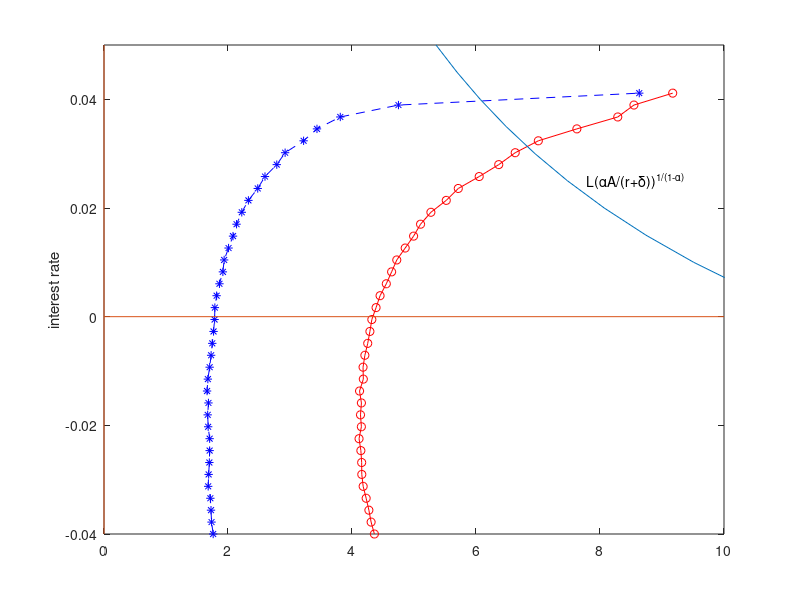

Recreate this plot in MATLAB.
% bewleyplot2.m

% revised from bewleyplot.m, now plot the case with iid labor income
% shocks

% bewleyplot.m plot the result of bewley99.m

% revised from bewley.m in task4

%%%%%%%%%%%%%%%%%%%%%%%%%%%%%%%%%%%%%%%%%%%%%%%%%%%%%%%%%%%%%%%%%%%%%%%%%%%
%
%				Aiyagari's model( with related Bewley models )
%
%%%%%%%%%%%%%%%%%%%%%%%%%%%%%%%%%%%%%%%%%%%%%%%%%%%%%%%%%%%%%%%%%%%%%%%%%%%
clear

load bewley99v2 % result from bewley99.m with A = 1

disp('family of Bewley models');
disp('');
%
%  set parameter values
%
mu     = 3;               % risk aversion              
beta   = 0.96;            % subjective discount factor 
delta  = 0.08;            % depreciation
A      = 1;               % productivity
alpha  = 0.36;            % capital's share of income


N        = 7;             % number of discretized states

% s1 and s2 are respectively the states for two discrete distribution,
% they share the same cdf, the same mean, var(s1)<var(s2). s1 is the 
% exp(logs) produced from markovappr given sigmaint =0.4; s2 is the
% exp(logs) produced from markoappr given sigmaint = 0.6, then subtract
% a constant from it to get the same mean as s1.

s1 = [0.3012,0.4493,0.6703,1.0000,1.4918,2.2255,3.3201];
s2 = [0.0410,0.1769,0.4245,0.8757,1.6978,3.1958,5.9253];
invdist = [0.0063,0.0608,0.2417,0.3823,0.2417,0.0608,0.0063]';
prob = meshgrid(invdist,ones(N,1));

labor1 = s1*invdist;  %=1.0903
labor2 = s2*invdist;  %=1.0904 

sigs1 = ((s1-labor1).^2)*invdist; % =0.2233
sigs2 = ((s2-labor2).^2)*invdist; % =0.6884

if abs(labor1 - labor2) < 0.001
   labor = labor1;  % check for the closeness of two means
end

figure

% b is the maximum amount allowed to borrow

b =0;

s = s1; % lower variance, same mean as s2

% rate is a column vector of interest rates from -0.04 to 0.04
% k1 is the mean asset supply level computed from aiyagari2.m

plot(k1,rate,'b--') % k1 is the mean asset supply curve given s1
ylabel('interest rate')

hold on
plot(k1,rate,'b*')

s = s2; % higher variance

plot(k2,rate,'r-')  % k2 is the mean asset supply given process s2
plot(k2,rate,'ro')

%A = 0.6;

i = 0:0.005:0.05;
capital = labor*(alpha*A./(i+delta)).^(1/(1-alpha));   
plot(capital,i)
line([0,0],[-0.04,0.05])
line([0,10],[0 0])
axis([-inf 10 -0.04 0.05])

% mark text at corrdinate (capital(6)+0.3,i(2))

text(capital(6)+0.3,i(6),'L(\alphaA/(r+\delta))^{1/(1-\alpha)}')


hold off



%diary off

